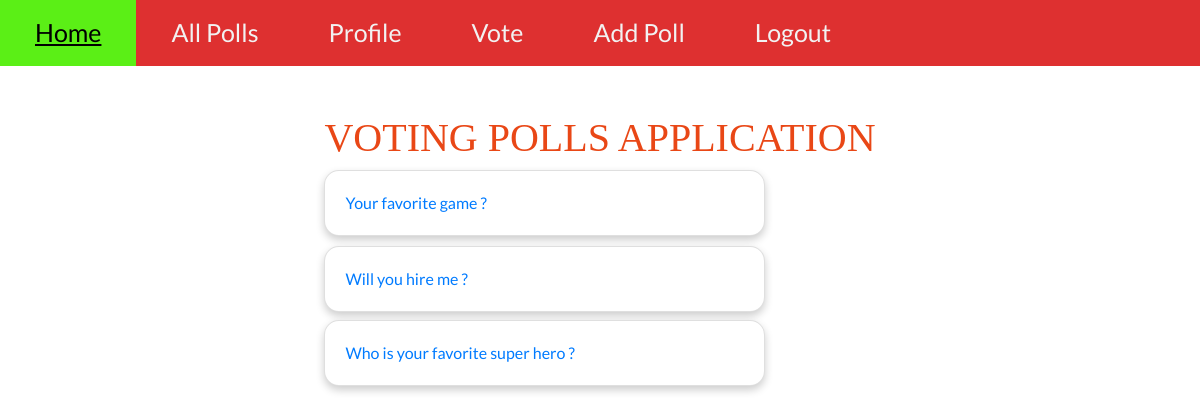
The page /polls/ (signed in) on the database its author committed.
### polls/models.py (models this page shows, shortened)
class Question(models.Model):
    user_id = models.ForeignKey(User, on_delete=models.CASCADE)
    question_text = models.CharField(max_length=200)
    pub_date = models.DateTimeField('date published')

### polls/views.py (the view)
# urls.py: path('', views.IndexView.as_view(), name='index'),
class IndexView(LoginRequiredMixin, generic.ListView):
    template_name = 'polls/index.html'
    context_object_name = 'latest_question_list'
    def get_queryset(self):
        return Question.objects.filter(
            pub_date__lte = timezone.now()
        ).order_by('-pub_date')

### polls/templates/polls/index.html (shortened to what this page needs)
{% extends "main/base.html" %}
{% load static %}
{% block content %}
<link rel="stylesheet" type="text/css" href="{% static 'polls/radio-style.css' %}">
<link rel="stylesheet" type="text/css" href="{% static 'polls/style.css' %}">
{% if latest_question_list %}
    {% for question in latest_question_list %}
        <div class="card">
            <a href="{% url 'polls:detail' question.id %}" style="text-decoration: none;">
                {{ question.question_text }}</a>
        </div>
    {% endfor %}
{% else %}
    <p>No polls are available.</p>
{% endif %}
{% endblock %}

### polls/static/polls/radio-style.css (style rules this page uses)
body, html { height: 100%; background: #222222; font-family: 'Lato', sans-serif; }

### polls/static/polls/style.css (style rules this page uses)
body { background: white url("images/image.jpg") no-repeat; background-size: cover; }
.card + .card { margin: 0 0 8px 0; }

### main/templates/main/base.html (style rules this page uses)
html, body { font-family: 'Lato', sans-serif; }

### polls/templates/polls/index.html (style rules this page uses)
.card { box-shadow: 0 4px 8px 0 rgba(0,0,0,0.2); transition: 0.3s; width: 80%; padding: 20px; border-radius: 15px; margin-bottom: 10px; }

### rows shown on the page
Question: question_text "Your favorite game ?"
Question: question_text "Will you hire me ?"
Question: question_text "Who is your favorite super hero ?"
